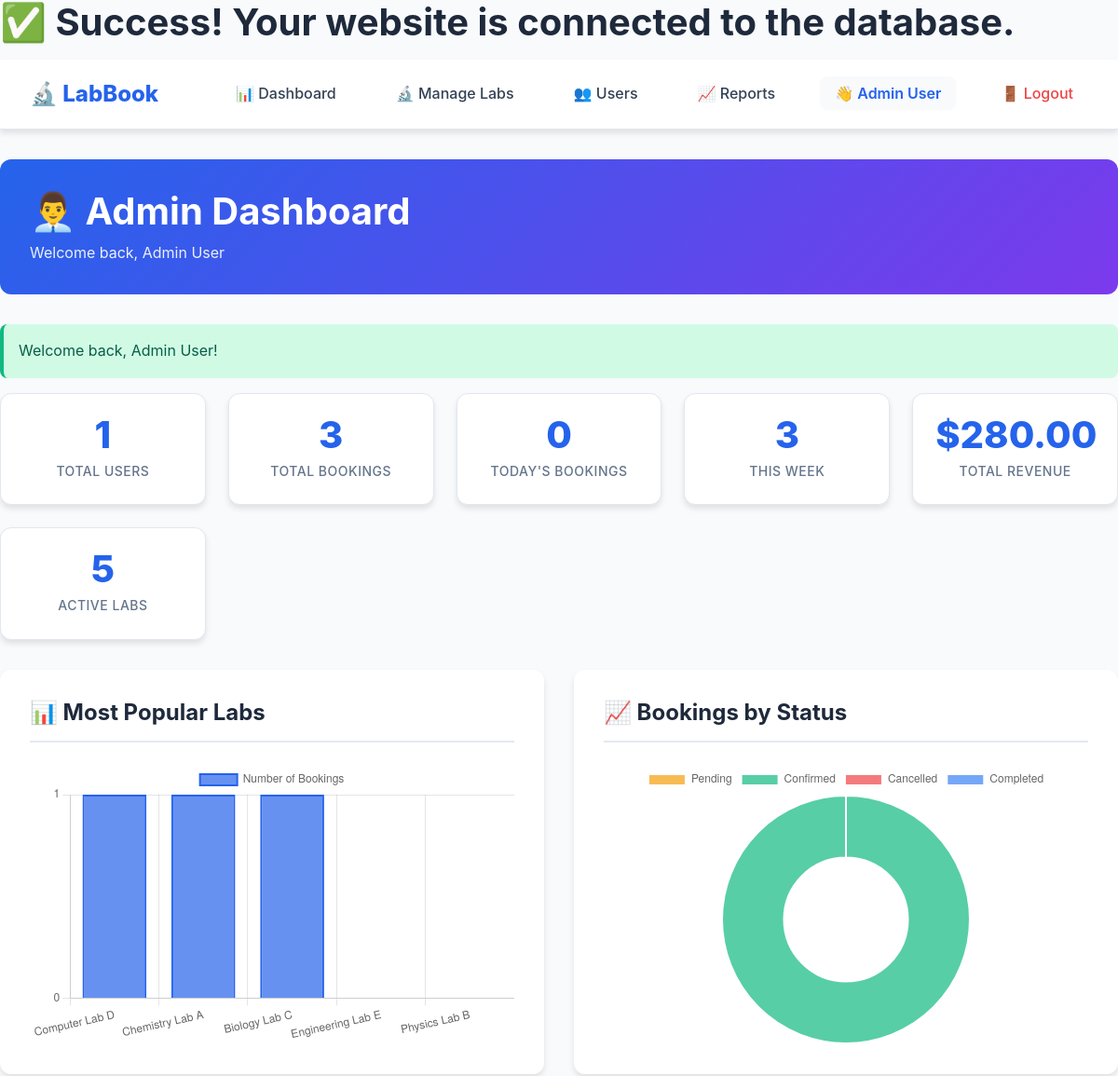
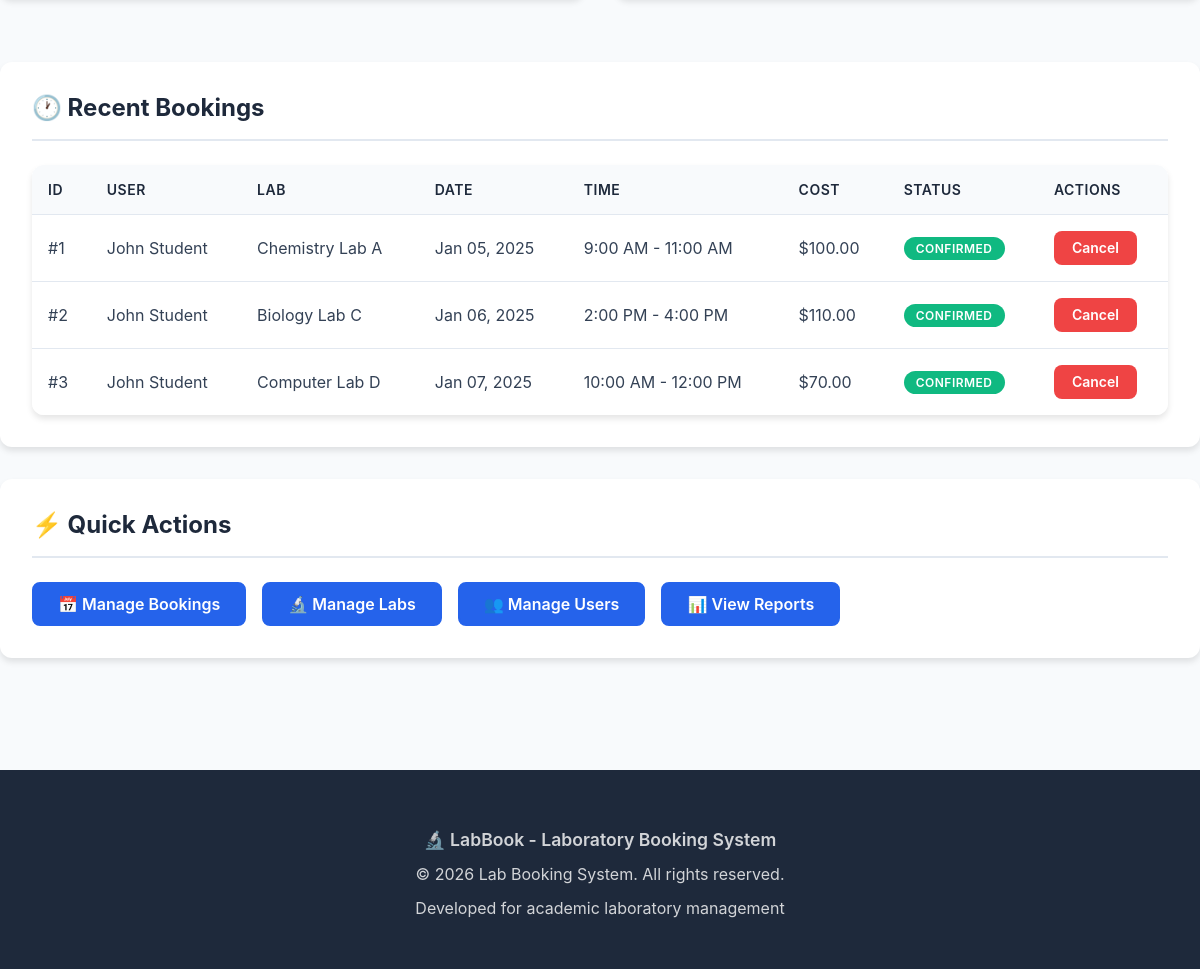
Page /admin/dashboard.php (signed in) on the committed database (2 pictures, top to bottom).
### tables this page shows
CREATE TABLE bookings (
    id INT AUTO_INCREMENT PRIMARY KEY,
    user_id INT NOT NULL,
    lab_id INT NOT NULL,
    booking_date DATE NOT NULL,
    start_time TIME NOT NULL,
    end_time TIME NOT NULL,
    purpose TEXT COMMENT 'Purpose of booking',
    total_cost DECIMAL(10, 2) NOT NULL DEFAULT 0.00,
    status ENUM('pending', 'confirmed', 'cancelled', 'completed') DEFAULT 'confirmed',
    created_at TIMESTAMP DEFAULT CURRENT_TIMESTAMP,
    updated_at TIMESTAMP DEFAULT CURRENT_TIMESTAMP ON UPDATE CURRENT_TIMESTAMP,
    
     
    FOREIGN KEY (user_id) REFERENCES users(id) ON DELETE CASCADE,
    FOREIGN KEY (lab_id) REFERENCES labs(id) ON DELETE CASCADE,
    
     
    UNIQUE KEY unique_booking (lab_id, booking_date, start_time),
    
     
    INDEX idx_user_id (user_id),
    INDEX idx_lab_id (lab_id),
    INDEX idx_booking_date (booking_date),
    INDEX idx_status (status)
);

CREATE TABLE users (
    id INT AUTO_INCREMENT PRIMARY KEY,
    full_name VARCHAR(100) NOT NULL,
    email VARCHAR(100) UNIQUE NOT NULL,
    password VARCHAR(255) NOT NULL COMMENT 'Bcrypt hashed password',
    role ENUM('member', 'admin') DEFAULT 'member',
    created_at TIMESTAMP DEFAULT CURRENT_TIMESTAMP,
    updated_at TIMESTAMP DEFAULT CURRENT_TIMESTAMP ON UPDATE CURRENT_TIMESTAMP,
    
     
    INDEX idx_email (email),
    INDEX idx_role (role)
);

CREATE TABLE labs (
    id INT AUTO_INCREMENT PRIMARY KEY,
    name VARCHAR(100) NOT NULL,
    description TEXT,
    capacity INT NOT NULL COMMENT 'Maximum number of people',
    equipment TEXT COMMENT 'Available equipment (comma-separated)',
    image_url VARCHAR(255) DEFAULT NULL,
    hourly_rate DECIMAL(10, 2) NOT NULL DEFAULT 0.00 COMMENT 'Cost per hour',
    status ENUM('active', 'inactive', 'maintenance') DEFAULT 'active',
    created_at TIMESTAMP DEFAULT CURRENT_TIMESTAMP,
    updated_at TIMESTAMP DEFAULT CURRENT_TIMESTAMP ON UPDATE CURRENT_TIMESTAMP,
    
     
    INDEX idx_status (status)
);

### admin/dashboard.php (the view, shortened to what this page needs)
<?php
require_once '../includes/db_connect.php';
require_once '../includes/functions.php';
try {
    $stmt = $pdo->query("SELECT COUNT(*) as total FROM users WHERE role = 'member'");
    $totalUsers = $stmt->fetch()['total'];
    $stmt = $pdo->query("SELECT COUNT(*) as total FROM bookings");
    $totalBookings = $stmt->fetch()['total'];
    $stmt = $pdo->query("SELECT COUNT(*) as total FROM bookings WHERE booking_date = CURDATE()");
    $todayBookings = $stmt->fetch()['total'];
    $stmt = $pdo->query("SELECT SUM(total_cost) as revenue FROM bookings WHERE status != 'cancelled'");
    $totalRevenue = $stmt->fetch()['revenue'] ?? 0;
    $stmt = $pdo->query("SELECT COUNT(*) as total FROM labs WHERE status = 'active'");
    $activeLabs = $stmt->fetch()['total'];
    $stmt = $pdo->query("SELECT COUNT(*) as total FROM bookings WHERE WEEK(booking_date) = WEEK(CURDATE())");
    $weekBookings = $stmt->fetch()['total'];
    $stmt = $pdo->query("
        SELECT b.*, u.full_name, l.name as lab_name
        FROM bookings b
        JOIN users u ON b.user_id = u.id
        JOIN labs l ON b.lab_id = l.id
        ORDER BY b.created_at DESC
        LIMIT 10
    ");
    $recentBookings = $stmt->fetchAll();
    $stmt = $pdo->query("
        SELECT l.name, COUNT(b.id) as booking_count
        FROM labs l
        LEFT JOIN bookings b ON l.id = b.lab_id
        GROUP BY l.id, l.name
        ORDER BY booking_count DESC
        LIMIT 5
    ");
    $popularLabs = $stmt->fetchAll();
    $stmt = $pdo->query("
        SELECT status, COUNT(*) as count
        FROM bookings
        GROUP BY status
    ");
    $bookingsByStatus = $stmt->fetchAll(PDO::FETCH_KEY_PAIR);
} catch (PDOException $e) {
    logError('Admin dashboard error: ' . $e->getMessage());
    $totalUsers = $totalBookings = $todayBookings = $totalRevenue = $activeLabs = $weekBookings = 0;
    $recentBookings = $popularLabs = [];
    $bookingsByStatus = [];
}
?>
<!DOCTYPE html>
<html lang="en">
<head>
    <link rel="stylesheet" href="../assets/css/style.css">
</head>
<body>
    <?php include '../includes/header.php'; ?>
    <main class="container dashboard">
        <div class="admin-header">
            <h1 style="color: white; margin-bottom: 0.5rem;">👨‍💼 Admin Dashboard</h1>
            <p style="margin: 0; opacity: 0.9;">Welcome back, <?php echo htmlspecialchars(getCurrentUserName()); ?></p>
        </div>
        <?php displayFlash(); ?>
        <div class="stats-grid">
            <div class="stat-card">
                <div class="stat-value"><?php echo $totalUsers; ?></div>
                <div class="stat-label">Total Users</div>
            </div>
            <div class="stat-card">
                <div class="stat-value"><?php echo $totalBookings; ?></div>
                <div class="stat-label">Total Bookings</div>
            </div>
            <div class="stat-card">
                <div class="stat-value"><?php echo $todayBookings; ?></div>
                <div class="stat-label">Today's Bookings</div>
            </div>
            <div class="stat-card">
                <div class="stat-value"><?php echo $weekBookings; ?></div>
                <div class="stat-label">This Week</div>
            </div>
            <div class="stat-card">
                <div class="stat-value"><?php echo formatCurrency($totalRevenue); ?></div>
                <div class="stat-label">Total Revenue</div>
            </div>
            <div class="stat-card">
                <div class="stat-value"><?php echo $activeLabs; ?></div>
                <div class="stat-label">Active Labs</div>
            </div>
        </div>
        <div style="display: grid; grid-template-columns: repeat(auto-fit, minmax(400px, 1fr)); gap: 2rem; margin-top: 2rem;">
            <div class="card">
                <div class="card-header">
                    <h2 class="card-title">📊 Most Popular Labs</h2>
                </div>
                <div class="chart-container">
                    <canvas id="popularLabsChart"></canvas>
                </div>
            </div>
            <div class="card">
                <div class="card-header">
                    <h2 class="card-title">📈 Bookings by Status</h2>
                </div>
                <div class="chart-container">
                    <canvas id="statusChart"></canvas>
                </div>
            </div>
        </div>
        <div class="card" style="margin-top: 2rem;">
            <div class="card-header">
                <h2 class="card-title">🕐 Recent Bookings</h2>
            </div>
            <?php if (empty($recentBookings)): ?>
                <p style="text-align: center; padding: 2rem; color: var(--text-light);">No bookings yet</p>
            <?php else: ?>
                <div class="table-container">
                    <table>
                        <thead>
                            <tr>
                                <th>ID</th>
                                <th>User</th>
                                <th>Lab</th>
                                <th>Date</th>
                                <th>Time</th>
                                <th>Cost</th>
                                <th>Status</th>
                                <th>Actions</th>
                            </tr>
                        </thead>
                        <tbody>
                            <?php foreach ($recentBookings as $booking): ?>
                            <tr>
                                <td>#<?php echo $booking['id']; ?></td>
                                <td><?php echo htmlspecialchars($booking['full_name']); ?></td>
                                <td><?php echo htmlspecialchars($booking['lab_name']); ?></td>
                                <td><?php echo formatDate($booking['booking_date']); ?></td>
                                <td><?php echo formatTime($booking['start_time']); ?> - <?php echo formatTime($booking['end_time']); ?></td>
                                <td><?php echo formatCurrency($booking['total_cost']); ?></td>
                                <td><?php echo displayStatusBadge($booking['status']); ?></td>
                                <td>
                                    <?php if ($booking['status'] === 'confirmed' || $booking['status'] === 'pending'): ?>
                                        <a href="?cancel_booking=<?php echo $booking['id']; ?>"
                                        class="btn btn-danger btn-sm"
                                        onclick="return confirm('Cancel this booking?')">
                                            Cancel
                                        </a>
                                    <?php else: ?>
                                        <span class="badge badge-secondary">-</span>
                                    <?php endif; ?>
                                </td>
                            </tr>
                            <?php endforeach; ?>
                        </tbody>
                    </table>
                </div>
            <?php endif; ?>
        </div>
        <div class="card">
            <div class="card-header">
                <h2 class="card-title">⚡ Quick Actions</h2>
            </div>
            <div style="display: flex; gap: 1rem; flex-wrap: wrap;">
                <a href="manage_bookings.php" class="btn btn-primary">📅 Manage Bookings</a>
                <a href="manage_labs.php" class="btn btn-primary">🔬 Manage Labs</a>
                <a href="manage_users.php" class="btn btn-primary">👥 Manage Users</a>
                <a href="reports.php" class="btn btn-primary">📊 View Reports</a>
            </div>
        </div>
    </main>
    <?php include '../includes/footer.php'; ?>
    <script>
        // Popular Labs Chart
        const labsCtx = document.getElementById('popularLabsChart');
        if (labsCtx) {
            new Chart(labsCtx, {
                type: 'bar',
                data: {
                    labels: <?php echo json_encode(array_column($popularLabs, 'name')); ?>,
                    datasets: [{
                        label: 'Number of Bookings',
                        data: <?php echo json_encode(array_column($popularLabs, 'booking_count')); ?>,
                        backgroundColor: 'rgba(37, 99, 235, 0.7)',
                        borderColor: 'rgba(37, 99, 235, 1)',
                        borderWidth: 2
                    }]
                },
                options: {
                    responsive: true,
                    maintainAspectRatio: false,
                    scales: {
                        y: {
                            beginAtZero: true,
                            ticks: {
                                stepSize: 1
                            }
                        }
                    }
                }
            });
        }
        // Status Chart
        const statusCtx = document.getElementById('statusChart');
        if (statusCtx) {
            new Chart(statusCtx, {
                type: 'doughnut',
                data: {
                    labels: ['Pending', 'Confirmed', 'Cancelled', 'Completed'],
                    datasets: [{
                        data: [
                            <?php echo $bookingsByStatus['pending'] ?? 0; ?>,
                            <?php echo $bookingsByStatus['confirmed'] ?? 0; ?>,
                            <?php echo $bookingsByStatus['cancelled'] ?? 0; ?>,
                            <?php echo $bookingsByStatus['completed'] ?? 0; ?>
                        ],
                        backgroundColor: [
                            'rgba(245, 158, 11, 0.7)',
                            'rgba(16, 185, 129, 0.7)',
                            'rgba(239, 68, 68, 0.7)',
                            'rgba(59, 130, 246, 0.7)'
                        ],
                        borderWidth: 2
                    }]
                },
                options: {
                    responsive: true,
                    maintainAspectRatio: false
                }
            });
        }
    </script>
</body>
</html>

### db_connect.php (shortened to what this page needs)
<?php $host = 'sql111.infinityfree.com'; $dbname = 'if0_40827849_ezlab'; $username = 'if0_40827849'; $password = 'NLQhanPOMim3uv';
try {
    echo "<h1>✅ Success! Your website is connected to the database.</h1>";
} catch (PDOException $e) {
    echo "<h1>❌ Connection Failed:</h1>";
    echo "<p>" . $e->getMessage() . "</p>";
}
?>

### includes/header.php (shortened to what this page needs)
<header>
    <div class="container">
        <nav>
            <a href="/lab-booking-system/" class="logo">🔬 LabBook</a>
            <ul class="nav-links" id="nav-links">
                <?php if (isset($_SESSION['user_id']) && isLoggedIn()): ?>
                    <?php if (isAdmin()): ?>
                        <li><a href="/lab-booking-system/admin/dashboard.php">📊 Dashboard</a></li>
                        <li><a href="/lab-booking-system/admin/manage_labs.php">🔬 Manage Labs</a></li>
                        <li><a href="/lab-booking-system/admin/manage_users.php">👥 Users</a></li>
                        <li><a href="/lab-booking-system/admin/reports.php">📈 Reports</a></li>
                    <?php endif; ?>
                    <li>
                        <span style="color: var(--primary-color); font-weight: 600;">
                            👋 <?php echo htmlspecialchars($_SESSION['user_name'] ?? 'User'); ?>
                        </span>
                    </li>
                    <li>
                        <a href="/lab-booking-system/auth/logout.php" style="color: var(--danger-color);">
                            🚪 Logout
                        </a>
                    </li>
                <?php endif; ?>
            </ul>
        </nav>
    </div>
</header>

### includes/functions.php (shortened to what this page needs)
<?php
function clean($data) {
    $data = trim($data);
    $data = stripslashes($data);
    $data = htmlspecialchars($data, ENT_QUOTES, 'UTF-8');
    return $data;
}
function isLoggedIn() {
    return isset($_SESSION['user_id']) && !empty($_SESSION['user_id']);
}
function isAdmin() {
    return isset($_SESSION['role']) && $_SESSION['role'] === 'admin';
}
function getCurrentUserName() {
    return $_SESSION['user_name'] ?? 'Guest';
}
function displayFlash() {
    if (isset($_SESSION['flash_message'])) {
        $message = clean($_SESSION['flash_message']);
        $type = $_SESSION['flash_type'] ?? 'info';
        $alertClass = 'alert-info';
        switch($type) {
            case 'success':
                $alertClass = 'alert-success';
                break;
        }
        echo "<div class='alert {$alertClass}'>{$message}</div>";
    }
}
function formatCurrency($amount) {
    return '$' . number_format((float)$amount, 2);
}
function formatDate($date, $format = 'M d, Y') {
    return date($format, strtotime($date));
}
function formatTime($time, $format = 'g:i A') {
    return date($format, strtotime($time));
}
function getStatusBadgeClass($status) {
    $badges = [
        'confirmed' => 'badge-success',
        'pending' => 'badge-warning',
        'cancelled' => 'badge-danger',
        'completed' => 'badge-info'
    ];
    return $badges[$status] ?? 'badge-info';
}
function displayStatusBadge($status) {
    $class = getStatusBadgeClass($status);
    $label = ucfirst($status);
    return "<span class='badge {$class}'>{$label}</span>";
}
?>

### includes/footer.php (shortened to what this page needs)
<footer>
    <div class="container">
        <div class="footer-content">
            <p style="font-weight: 600; font-size: 1.1rem; margin-bottom: var(--spacing-sm);">
                🔬 LabBook - Laboratory Booking System
            </p>
            <p>&copy; <?php echo date('Y'); ?> Lab Booking System. All rights reserved.</p>
            <p style="margin: 0;">Developed for academic laboratory management</p>
        </div>
    </div>
</footer>

### admin/dashboard.php (style rules this page uses)
.admin-header { background: linear-gradient(135deg, var(--primary-color), var(--secondary-color)); color: white; padding: 2rem; border-radius: var(--radius-lg); margin-bottom: 2rem; }
.chart-container { position: relative; height: 300px; margin-top: 1rem; }

### rows in the picture
bookings: id "1", user.full_name "John Student", lab.name "Chemistry Lab A", booking_date "Jan 05, 2025", start_time "9:00 AM", end_time "11:00 AM", total_cost "$100.00", status "CONFIRMED"
bookings: id "2", user.full_name "John Student", lab.name "Biology Lab C", booking_date "Jan 06, 2025", start_time "2:00 PM", end_time "4:00 PM", total_cost "$110.00", status "CONFIRMED"
bookings: id "3", user.full_name "John Student", lab.name "Computer Lab D", booking_date "Jan 07, 2025", start_time "10:00 AM", end_time "12:00 PM", total_cost "$70.00", status "CONFIRMED"

### other values in the picture
$_SESSION['user_name'] "Admin User"
getCurrentUserName() "Admin User"
$message "Welcome back, Admin User!"
$totalUsers "1"
$totalBookings "3"
$todayBookings "0"
$weekBookings "3"
formatCurrency($totalRevenue) "$280.00"
$activeLabs "5"
chart data {{ json_encode(array_column($popularLabs, 'name')) }} ["Computer Lab D","Chemistry Lab A","Biology Lab C","Engineering Lab E","Physics Lab B"]
chart data {{ json_encode(array_column($popularLabs, 'booking_count')) }} [1,1,1,0,0]
chart data {{ $bookingsByStatus['pending'] }} 0
